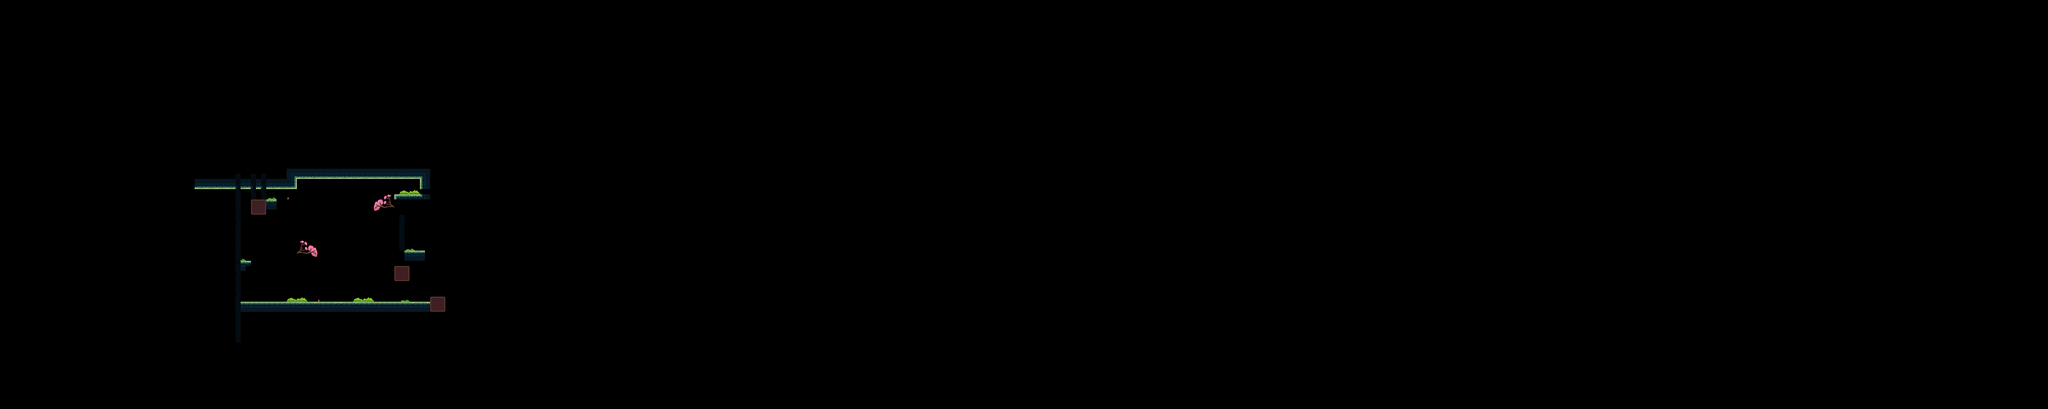

This game map was drawn from its Tiled (.tmx) file and the tilesets committed beside it. A one-line description and the trimmed map source follow:
An orthogonal 400x80 tile map with 16x16 px tiles, 3 tile layers (Decoraciones, Capa de patrones 1, LavaSheet), 20 tilesets and 3 objects.

<map version="1.4" tiledversion="1.4.3" orientation="orthogonal" renderorder="right-down" width="400" height="80" tilewidth="16" tileheight="16" infinite="0" nextlayerid="57" nextobjectid="519">
 <tileset firstgid="1" name="PisoGreenOficial" tilewidth="16" tileheight="16" tilecount="144" columns="4">
  <image source="PisoGreen/PisoGreenOficial.png" width="64" height="576" />
 </tileset>
 <tileset firstgid="145" name="Decoraciones" tilewidth="16" tileheight="16" tilecount="320" columns="8">
  <image source="two/Decoraciones.png" width="128" height="640" />
  <tile id="66">
   <animation>
    <frame tileid="66" duration="150" />
    <frame tileid="68" duration="150" />
    <frame tileid="80" duration="150" />
    <frame tileid="82" duration="150" />
    <frame tileid="84" duration="150" />
   </animation>
  </tile>
  <tile id="67">
   <animation>
    <frame tileid="67" duration="150" />
    <frame tileid="69" duration="150" />
    <frame tileid="81" duration="150" />
    <frame tileid="83" duration="150" />
    <frame tileid="85" duration="150" />
   </animation>
  </tile>
  <tile id="74">
   <animation>
    <frame tileid="74" duration="150" />
    <frame tileid="76" duration="150" />
    <frame tileid="88" duration="150" />
    <frame tileid="90" duration="150" />
    <frame tileid="92" duration="150" />
   </animation>
  </tile>
  <tile id="75">
   <animation>
    <frame tileid="75" duration="150" />
    <frame tileid="77" duration="150" />
    <frame tileid="89" duration="150" />
    <frame tileid="91" duration="150" />
    <frame tileid="93" duration="150" />
   </animation>
  </tile>
 </tileset>
 <tileset firstgid="465" name="LavaSheet" tilewidth="8" tileheight="16" tilecount="32" columns="4">
  <image source="LavaSheet.png" width="32" height="128" />
  <tile id="0">
   <animation>
    <frame tileid="0" duration="50" />
    <frame tileid="1" duration="50" />
    <frame tileid="2" duration="50" />
    <frame tileid="3" duration="50" />
    <frame tileid="4" duration="50" />
    <frame tileid="5" duration="50" />
    <frame tileid="6" duration="50" />
    <frame tileid="7" duration="50" />
    <frame tileid="8" duration="50" />
    <frame tileid="9" duration="50" />
    <frame tileid="10" duration="50" />
    <frame tileid="11" duration="50" />
    <frame tileid="12" duration="50" />
    <frame tileid="13" duration="50" />
    <frame tileid="14" duration="50" />
    <frame tileid="15" duration="50" />
   </animation>
  </tile>
  <tile id="16">
   <animation>
    <frame tileid="16" duration="100" />
    <frame tileid="17" duration="100" />
    <frame tileid="18" duration="100" />
    <frame tileid="19" duration="100" />
    <frame tileid="20" duration="100" />
    <frame tileid="21" duration="100" />
    <frame tileid="22" duration="100" />
    <frame tileid="23" duration="100" />
    <frame tileid="24" duration="100" />
    <frame tileid="25" duration="100" />
    <frame tileid="26" duration="100" />
    <frame tileid="27" duration="100" />
    <frame tileid="28" duration="100" />
    <frame tileid="29" duration="100" />
    <frame tileid="30" duration="100" />
    <frame tileid="31" duration="100" />
   </animation>
  </tile>
 </tileset>
 <tileset firstgid="497" name="cuboP" tilewidth="16" tileheight="32" tilecount="1" columns="1">
  <image source="cuboP.png" width="16" height="32" />
 </tileset>
 <tileset firstgid="498" name="Bloque1" tilewidth="16" tileheight="16" tilecount="1" columns="1">
  <image source="Bloque1.png" width="16" height="16" />
 </tileset>
 <tileset firstgid="499" name="Bloques" tilewidth="16" tileheight="16" tilecount="10" columns="10">
  <image source="Bloques.png" width="160" height="16" />
 </tileset>
 <tileset firstgid="509" name="Cascada" tilewidth="96" tileheight="96" tilecount="4" columns="1">
  <image source="Cascada.png" width="96" height="384" />
  <tile id="0">
   <animation>
    <frame tileid="0" duration="150" />
    <frame tileid="1" duration="150" />
    <frame tileid="2" duration="150" />
    <frame tileid="3" duration="150" />
   </animation>
  </tile>
 </tileset>
 <tileset firstgid="513" name="cuboS" tilewidth="16" tileheight="16" tilecount="2" columns="1">
  <image source="cuboS.png" width="16" height="32" />
 </tileset>
 <tileset firstgid="515" name="CuboS(1)" tilewidth="16" tileheight="16" tilecount="2" columns="1">
  <image source="CuboS(1).png" width="16" height="32" />
 </tileset>
 <tileset firstgid="517" name="cesped" tilewidth="16" tileheight="16" tilecount="16" columns="8">
  <image source="PisoGreen/cesped.png" width="128" height="32" />
 </tileset>
 <tileset firstgid="533" name="BloquesGreen" tilewidth="16" tileheight="16" tilecount="24" columns="12">
  <image source="PisoGreen/BloquesGreen.png" width="192" height="32" />
 </tileset>
 <tileset firstgid="557" name="bird" tilewidth="8" tileheight="8" tilecount="4" columns="1">
  <image source="bird.png" width="8" height="32" />
  <tile id="0">
   <animation>
    <frame tileid="0" duration="150" />
    <frame tileid="1" duration="150" />
    <frame tileid="2" duration="150" />
    <frame tileid="3" duration="2000" />
    <frame tileid="0" duration="150" />
    <frame tileid="0" duration="150" />
    <frame tileid="1" duration="150" />
    <frame tileid="0" duration="150" />
    <frame tileid="1" duration="150" />
   </animation>
  </tile>
 </tileset>
 <tileset firstgid="561" name="bird2" tilewidth="8" tileheight="8" tilecount="10" columns="1">
  <image source="bird2.png" width="8" height="80" />
  <tile id="0">
   <animation>
    <frame tileid="0" duration="150" />
    <frame tileid="1" duration="150" />
    <frame tileid="2" duration="500" />
    <frame tileid="3" duration="150" />
    <frame tileid="4" duration="500" />
    <frame tileid="5" duration="150" />
    <frame tileid="6" duration="150" />
    <frame tileid="7" duration="150" />
    <frame tileid="8" duration="150" />
    <frame tileid="9" duration="2000" />
   </animation>
  </tile>
 </tileset>
 <tileset firstgid="571" name="bird3" tilewidth="8" tileheight="8" tilecount="6" columns="1">
  <image source="bird3.png" width="8" height="48" />
  <tile id="0">
   <animation>
    <frame tileid="0" duration="150" />
    <frame tileid="1" duration="150" />
    <frame tileid="2" duration="150" />
    <frame tileid="3" duration="1000" />
    <frame tileid="4" duration="2000" />
    <frame tileid="5" duration="150" />
    <frame tileid="3" duration="150" />
    <frame tileid="2" duration="150" />
    <frame tileid="1" duration="150" />
   </animation>
  </tile>
 </tileset>
 <tileset firstgid="577" name="End" tilewidth="64" tileheight="64" tilecount="6" columns="1">
  <image source="End.png" trans="ffffff" width="64" height="384" />
  <tile id="0">
   <animation>
    <frame tileid="0" duration="200" />
    <frame tileid="1" duration="200" />
    <frame tileid="2" duration="200" />
    <frame tileid="3" duration="200" />
    <frame tileid="4" duration="200" />
    <frame tileid="5" duration="200" />
   </animation>
  </tile>
 </tileset>
 <tileset firstgid="583" name="Flechas" tilewidth="16" tileheight="16" tilecount="4" columns="4">
  <image source="Flechas.png" trans="ffffff" width="64" height="16" />
 </tileset>
 <tileset firstgid="587" name="arbolesRosas" tilewidth="64" tileheight="64" tilecount="4" columns="4">
  <image source="arbolesRosas.png" trans="ffffff" width="256" height="64" />
 </tileset>
 <tileset firstgid="591" name="arbusto" tilewidth="64" tileheight="13" tilecount="1" columns="1">
  <image source="arbusto.png" trans="ffffff" width="64" height="13" />
 </tileset>
 <tileset firstgid="592" name="decoradoPisoA1" tilewidth="48" tileheight="48" tilecount="1" columns="1">
  <image source="decoradoPisoA1.png" trans="ffffff" width="48" height="48" />
 </tileset>
 <tileset firstgid="593" name="DecoracionGreen(1)" tilewidth="16" tileheight="32" tilecount="2" columns="2">
  <image source="PisoGreen/DecoracionGreen(1).png" trans="ffffff" width="32" height="32" />
 </tileset>
 <layer id="26" name="Decoraciones" width="400" height="80" tintcolor="#ffffff">
  <data>[32000 cells, 0 non-empty, 0 distinct tile ids]</data>
 </layer>
 <objectgroup color="#555500" id="2" name="paredes" />
 <objectgroup color="#ff55ff" id="3" name="piso">
  <object id="502" x="751.667" y="944.667" width="640.667" height="16.3333" />
 </objectgroup>
 <objectgroup color="#55aa00" id="4" name="techo" />
 <objectgroup color="#005500" id="5" name="PersonajeCoo">
  <object id="503" x="1379" y="918.667">
   <point />
  </object>
 </objectgroup>
 <objectgroup color="#ffff00" id="6" name="pinchos" />
 <objectgroup id="7" name="cajas" />
 <objectgroup id="8" name="agarraderaDere" />
 <objectgroup id="9" name="agarraderaIzq" />
 <objectgroup id="10" name="pisoTime" />
 <objectgroup color="#aa0000" id="11" name="particulas" />
 <objectgroup id="12" name="espacio" />
 <objectgroup id="13" name="sierra" />
 <objectgroup id="14" name="sierraRD" />
 <objectgroup id="15" name="sierraRu" />
 <objectgroup id="16" name="sierraLu" />
 <objectgroup id="17" name="sierraLD" />
 <objectgroup id="18" name="plataformaMov" />
 <objectgroup id="19" name="Fuego" />
 <objectgroup id="20" name="paredED" />
 <objectgroup id="21" name="paredEL" />
 <objectgroup color="#aa0000" id="22" name="pisoMuerte" />
 <objectgroup color="#ffaaff" id="23" name="EnemigoWalk" />
 <objectgroup id="24" name="ButtonObject1" />
 <objectgroup id="25" name="Button1" />
 <objectgroup id="27" name="Aplastador" />
 <objectgroup id="28" name="PinchosGravity" />
 <objectgroup id="31" name="AgarraderaCircular" />
 <objectgroup id="32" name="EnemigoJump" />
 <objectgroup id="33" name="RayoFuego" />
 <objectgroup id="36" name="In" />
 <objectgroup id="37" name="Out" />
 <objectgroup id="38" name="Coins" />
 <objectgroup id="39" name="Button2" />
 <objectgroup id="40" name="Button2Objects" />
 <objectgroup id="41" name="setScreen" />
 <objectgroup id="42" name="Agarradera" />
 <objectgroup id="43" name="PisoAgarradera" />
 <objectgroup id="44" name="Parajo" />
 <objectgroup id="46" name="LD2" />
 <objectgroup id="47" name="LU2" />
 <objectgroup id="48" name="RD2" />
 <objectgroup id="49" name="RU2" />
 <objectgroup id="50" name="Piso2" />
 <objectgroup id="51" name="Pared2" />
 <objectgroup id="52" name="EnemigoVolador" />
 <objectgroup id="53" name="Camaray" />
 <objectgroup id="54" name="CamaraNoY" />
 <objectgroup id="55" name="BloquesRompibles" />
 <objectgroup id="56" name="Tienda">
  <object id="507" x="1278.67" y="879" width="64.6666" height="64" />
 </objectgroup>
 <layer id="1" name="Capa de patrones 1" width="400" height="80">
  <data>[32000 cells, 224 non-empty, 53 distinct tile ids]</data>
 </layer>
 <layer id="30" name="LavaSheet" width="400" height="80">
  <data>[32000 cells, 38 non-empty, 3 distinct tile ids]</data>
 </layer>
</map>
